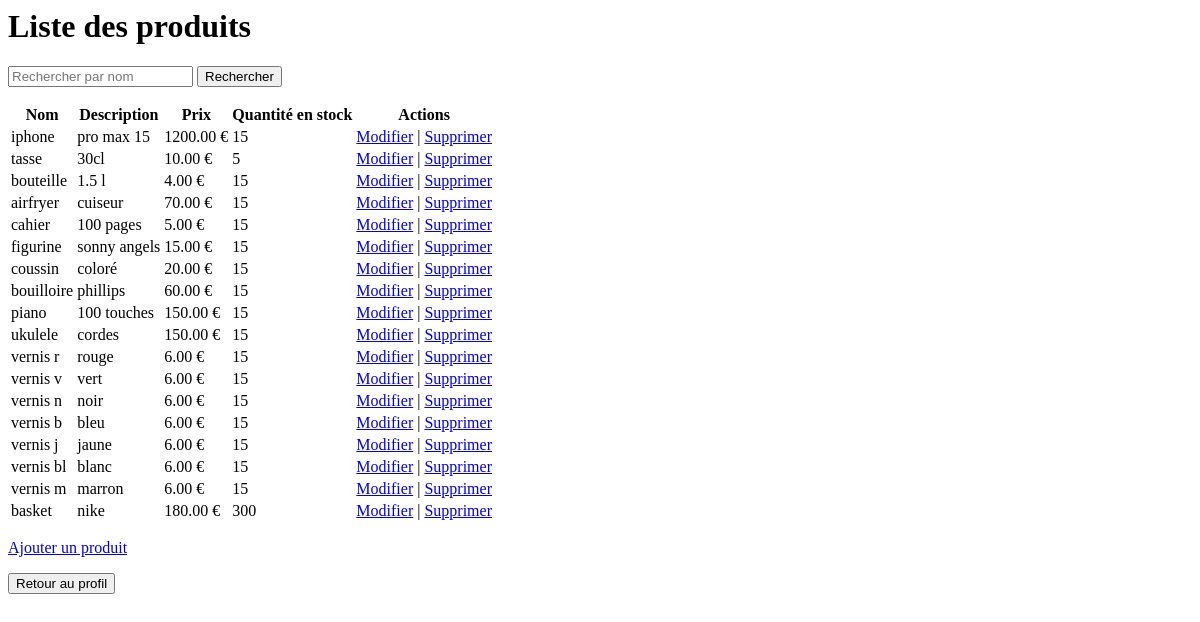
The page /inventaire/produits/ on the database as committed earlier.
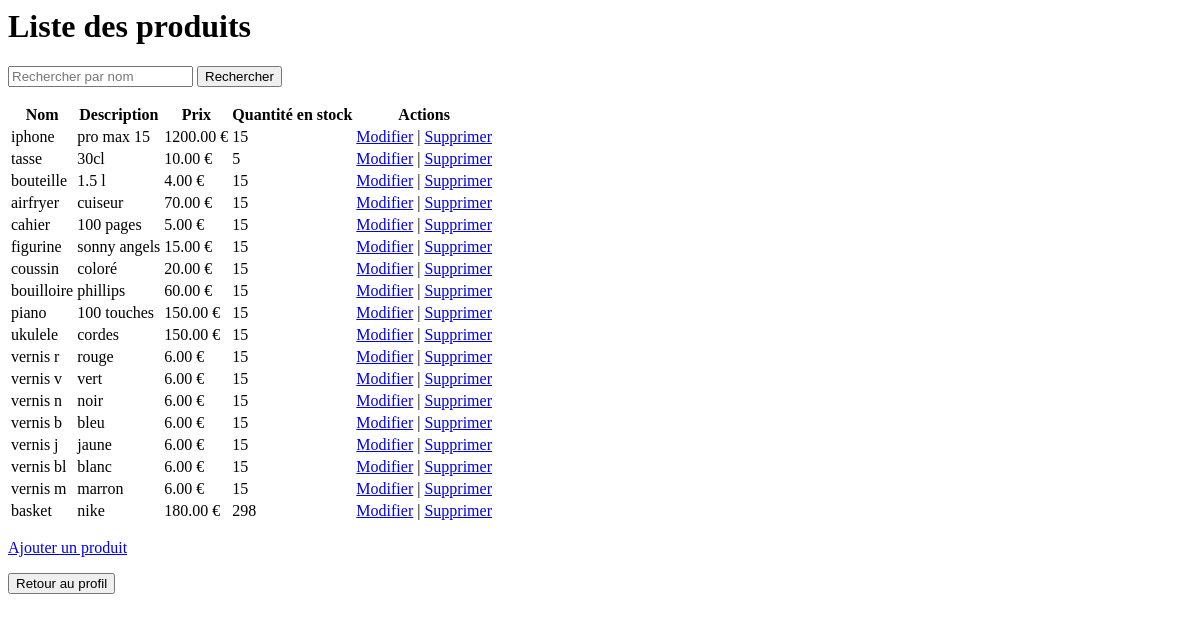
The same page on the database as committed later.
### inventaire/models.py (models this page shows, shortened)
class Produit(models.Model):
    nom = models.CharField(max_length=100)  # Le nom du produit
    description = models.TextField()        # La description du produit
    prix = models.DecimalField(max_digits=10, decimal_places=2)  # Le prix du produit
    quantite_stock = models.PositiveIntegerField()  # La quantité en stock

### inventaire/views.py (the view)
# urls.py: path('produits/', views.liste_produits, name='liste_produits'),
def liste_produits(request):
    produits = Produit.objects.all()  # Récupère tous les produits
    search = request.GET.get('search', '')  # Récupère le paramètre 'search' de l'URL
    if search:
        produits = produits.filter(nom__icontains=search)  # Filtre par nom
    return render(request, 'inventaire/liste_produits.html', {'produits': produits})

### inventaire/templates/inventaire/liste_produits.html (shortened to what this page needs)
<h1>Liste des produits</h1>
<form method="GET">
    <input type="text" name="search" placeholder="Rechercher par nom" value="{{ request.GET.search }}">
    <button type="submit">Rechercher</button>
</form>
<table>
    <thead>
        <tr>
            <th>Nom</th>
            <th>Description</th>
            <th>Prix</th>
            <th>Quantité en stock</th>
            <th>Actions</th>
        </tr>
    </thead>
    <tbody>
        {% for produit in produits %}
            <tr>
                <td>{{ produit.nom }}</td>
                <td>{{ produit.description }}</td>
                <td>{{ produit.prix }} €</td>
                <td>{{ produit.quantite_stock }}</td>
                <td>
                    <a href="{% url 'modifier_produit' produit.pk %}">Modifier</a> |
                    <a href="{% url 'supprimer_produit' produit.pk %}">Supprimer</a>
                </td>
            </tr>
        {% endfor %}
    </tbody>
</table>
<a href="{% url 'ajouter_produit' %}">Ajouter un produit</a>
<div>
    <a href="{% url 'profile' %}">
        <button type= "button">Retour au profil</button>
    </a>
</div>

Rows that differ between the two databases and show on the page:
changed Produit "basket": quantite_stock "300" → "298"
